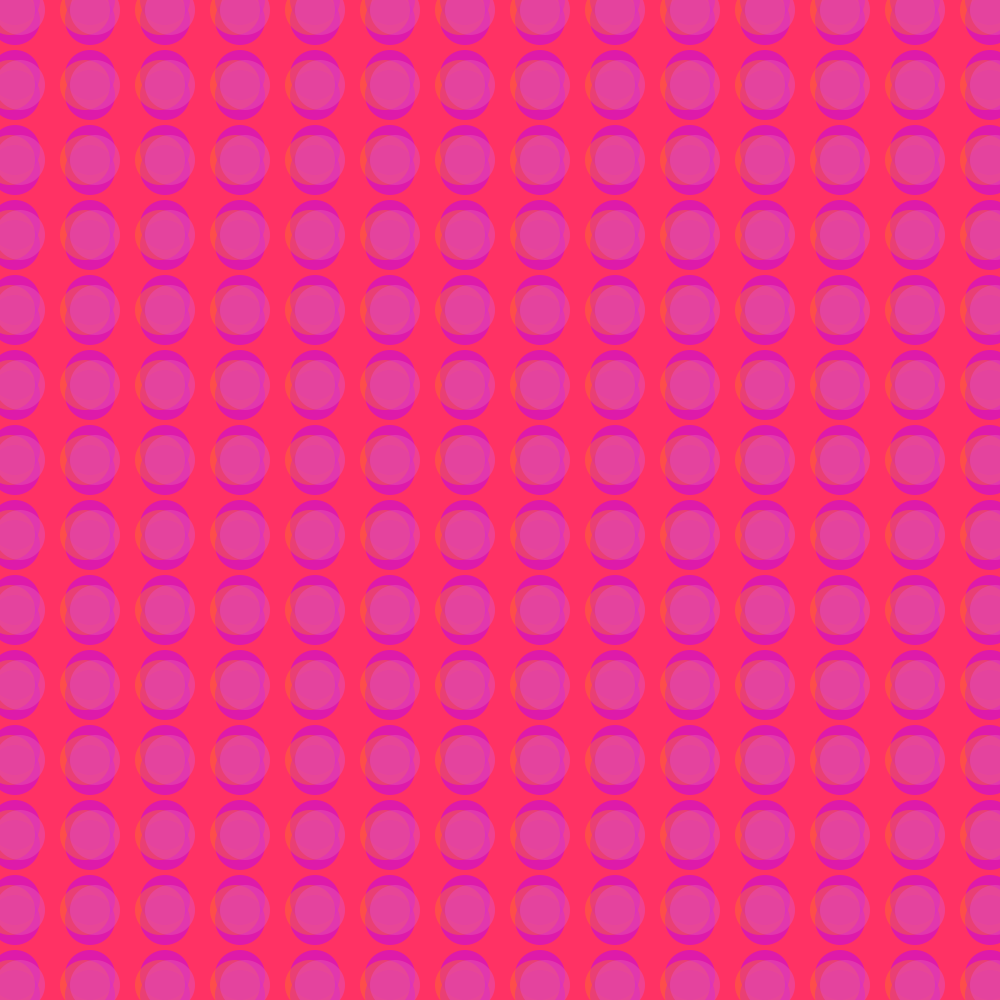
Frame 1 (no input)
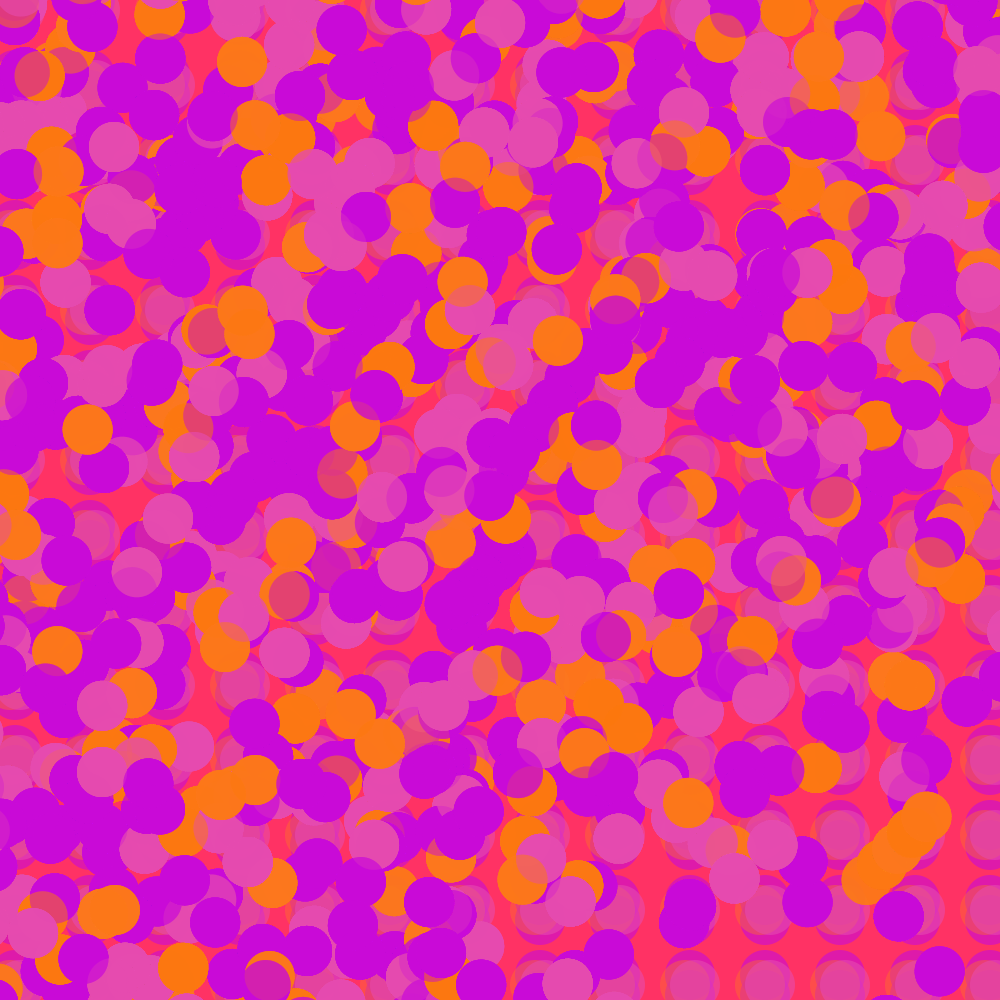
Frame 60 (the mouse pressed at the canvas centre just before this capture)
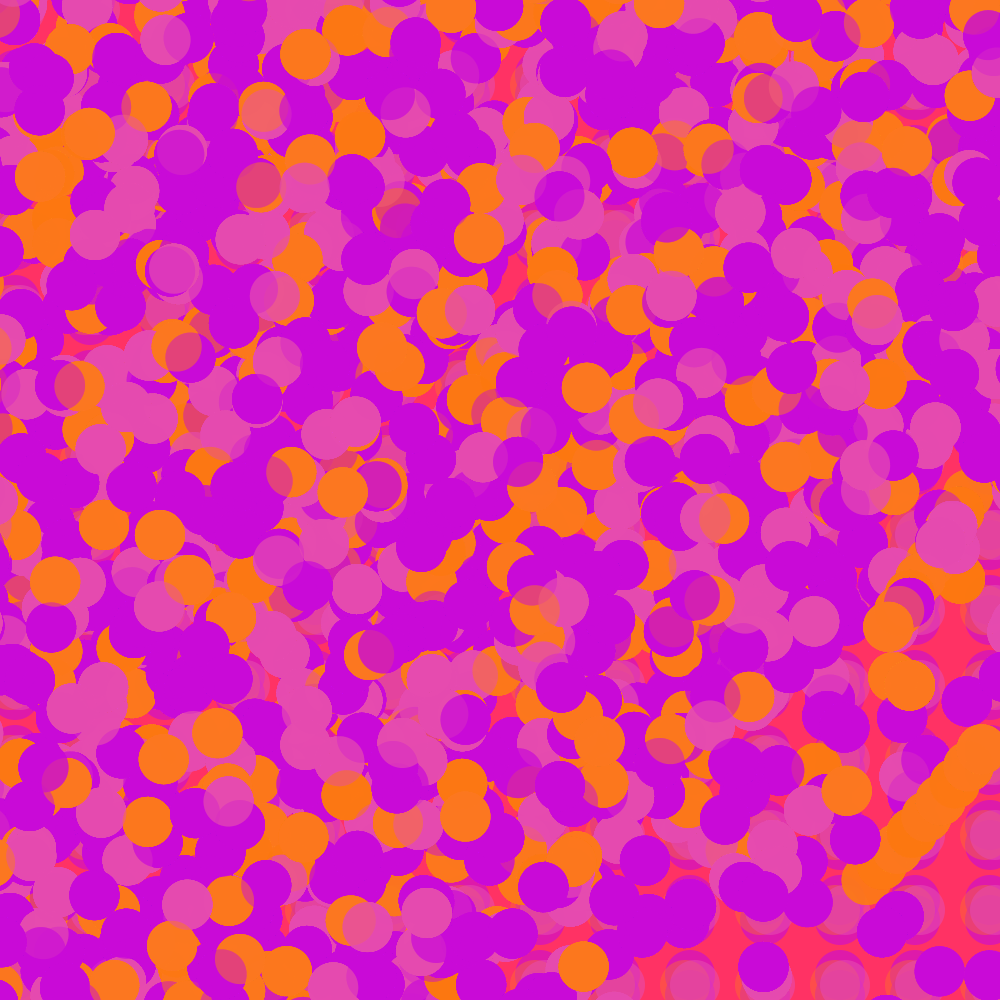
Frame 120 (the mouse held since frame 60 and released just before this capture)

The Processing sketch that drew these frames (run headless with seeded random() and noise(); from frame 60 on, the mouse is pressed at the canvas centre):

// Processing sketch: processing_136384
// ── processing_136384.pde

void setup() {
  size(1000, 1000);
  background(255,50,100);
  
};

void draw() {
    float lol=random(0.5) * 100;
    int s = millis() / 250;
    
    for (int i=0; i<width; i=i+75) {
    for (int j=0; j<height; j=j+75) {
   
      noStroke();
      fill(200,10,216,155);
      ellipse(i+15, j+20, 50, 50);
      rotate(s); 
      
      fill(200,10,216,155);
      ellipse(i+15, j+0, 50, 50);
     rotate(s); 
   
      fill(252,120,lol,100);
      ellipse(i+10, j+10,50, 50);
      rotate(s); 
       
      fill(230,75,175,150);
      ellipse(i+20, j+10, 50, 50);
     rotate(s); 
    }
  }
  
  
  
};
